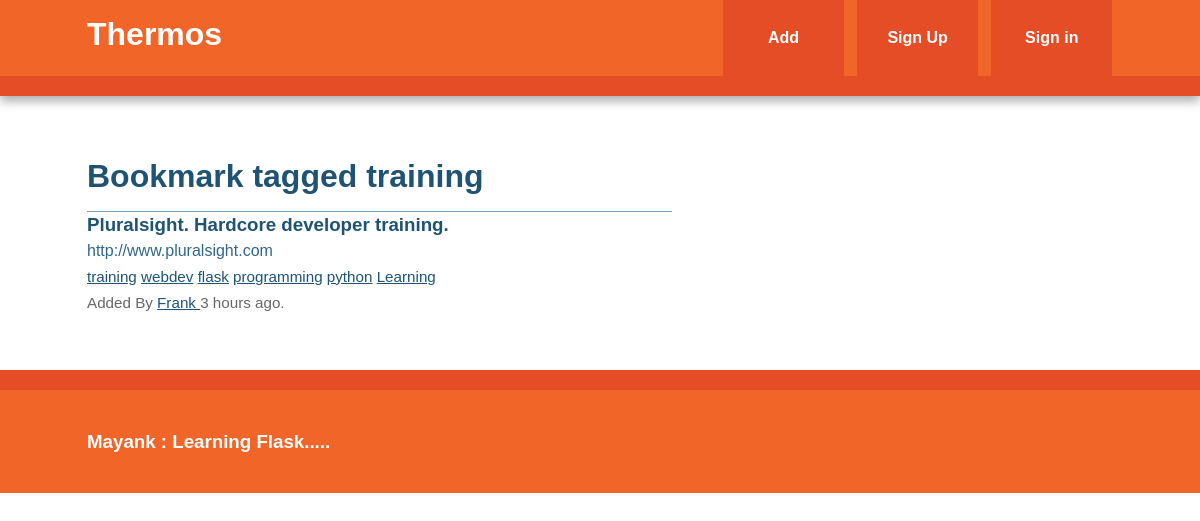
The page /tag/training on the database its author committed.
### models.py (models this page shows, shortened)
class Tag(db.Model):
    id = db.Column(db.Integer, primary_key = True)
    name = db.Column(db.String(25), nullable = False, unique = True, index = True)
    def __repr__(self):
        return self.name

class Bookmark(db.Model):
    id = db.Column(db.Integer, primary_key = True)
    url = db.Column(db.Text, nullable = False)
    date = db.Column(db.DateTime, default = datetime.utcnow)
    description = db.Column(db.String(300))
    user_id = db.Column(db.Integer, db.ForeignKey('user.id'), nullable = False)
    _tags = db.relationship('Tag', secondary = tags, backref = db.backref('bookmarks', lazy = 'dynamic'))
    @property
    def tags(self):
        return ','.join([t.name for t in self._tags])
    @tags.setter
    def tags(self, string):
        if string:
            self._tags = [Tag.get_or_create(name) for name in string.split(',')]

class User(db.Model, UserMixin):
    id = db.Column(db.Integer, primary_key = True)
    username = db.Column(db.String(80), unique = True)
    email = db.Column(db.String(120), unique = True)
    bookmarks = db.relationship('Bookmark', backref = 'user', lazy = 'dynamic')
    password_hash = db.Column(db.String)
    @property
    def password(self):
        raise AttributeError('password write-only field')

### view.py (the view)
@app.route('/tag/<name>')
def tag(name):
    tag = Tag.query.filter_by(name = name).first_or_404()
    return render_template('tag.html', tag = tag)

### view.py (called while the page is built)
@app.context_processor
def inject_tags():
    return dict(all_tags = Tag.all)

### templates/tag.html (shortened to what this page needs)
{% extends "base.html" %}
{% block content %}
    <article>
        <header>
              <h1>Bookmark tagged {{ tag }}</h1>
              {% if tag.bookmarks.count() > 0 %}
                  {% with bookmarks = tag.bookmarks %}
                        {% include 'bookmarks_list.html' %}
                  {% endwith %}
              {% else %}
                  There are no bookmark with this tag.
              {% endif %}
        </header
    </article>
{% endblock %}

### templates/bookmarks_list.html (shortened to what this page needs)
<ul class = 'bookmarks'>
    {% for bookmark in bookmarks %}
        <li>
              <a class = 'header' href = '{{ bookmark.url }}'>
                  <h3 class = 'description'>
                      {{ bookmark.description|truncate(50, killwords = True) }}
                  </h3>
                  <span class = 'url'>
                    {{ bookmark.url|truncate(50, killwords = True) }}
                  </span>
              </a>
              <div class = 'info'>
                  <span class = 'tags'>
                      {% if bookmark.tags %}
                            {% for t in bookmark._tags %}
                                  <a href = '{{ url_for("tag", name = t) }}'>{{ t }}</a>
                            {% endfor %}
                      {% else %}
                            No tags.
                      {% endif %}
                  </span>
                  <br>
                  Added By <a href = '{{ url_for("user", username = bookmark.user.username) }}'>
                    {{ bookmark.user.username }}
                  </a>
                  {{ moment(bookmark.date).fromNow() }}.
              </div>
        </li>
    {% endfor %}
</ul>

### static/css/main.css (style rules this page uses)
html { color: #222; font-size: 1em; line-height: 1.4; }
body { font: 16px/26px Helvetica, Helvetica Neue, Arial; }
.main article h1 { font-size: 2em; }
a, a:visited { color: #1E5373; }
h1, h2, h3, h4, h5, h6 { color: #1E5373; }
ul.bookmarks { list-style: none none; padding-left: 0; }
ul.bookmarks li { padding-bottom: .5em; border-top: 1px solid #7EA6BF; padding: 12m 0; }
a.header { color: #326786; text-decoration: none; display: block; }
a.header h3 { margin: 0 0; }
div.info { font-size: .95em; color: #666666; }
@media only screen and (min-width: 768px) { .main article { float: left; width: 57%; } }

### rows shown on the page
Tag: name "training"
Bookmark: description "Pluralsight. Hardcore developer training.", url "http://www.pluralsight.com", user.username "Frank", date "3 hours ago"
Tag: name "webdev"
Tag: name "flask"
Tag: name "programming"
Tag: name "python"
Tag: name "Learning"
